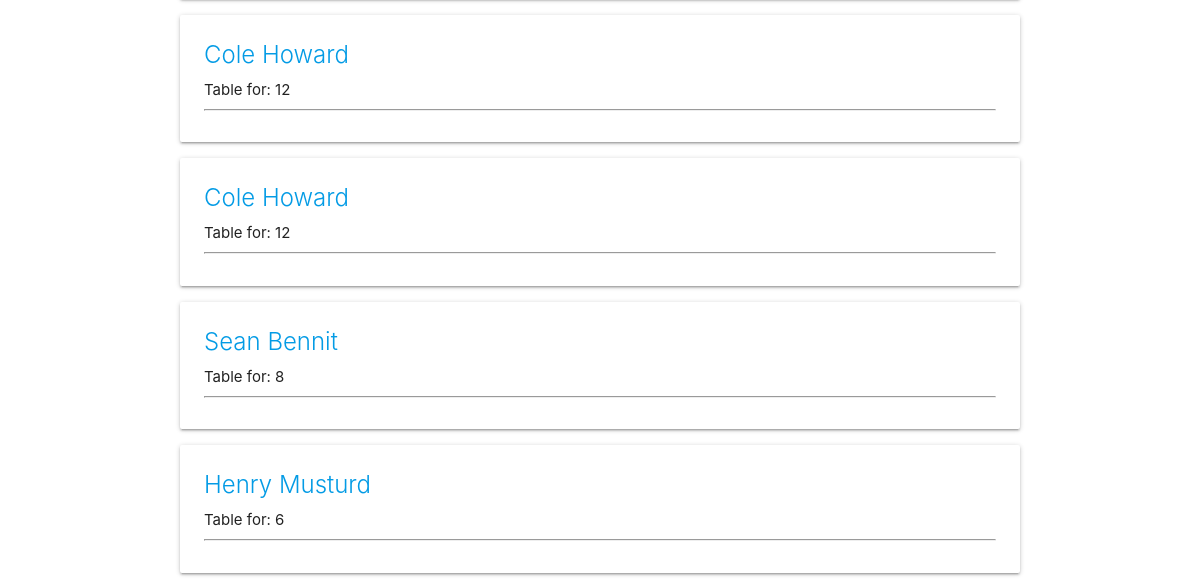
Before: /reserved-tables (lower part) with the older database file.
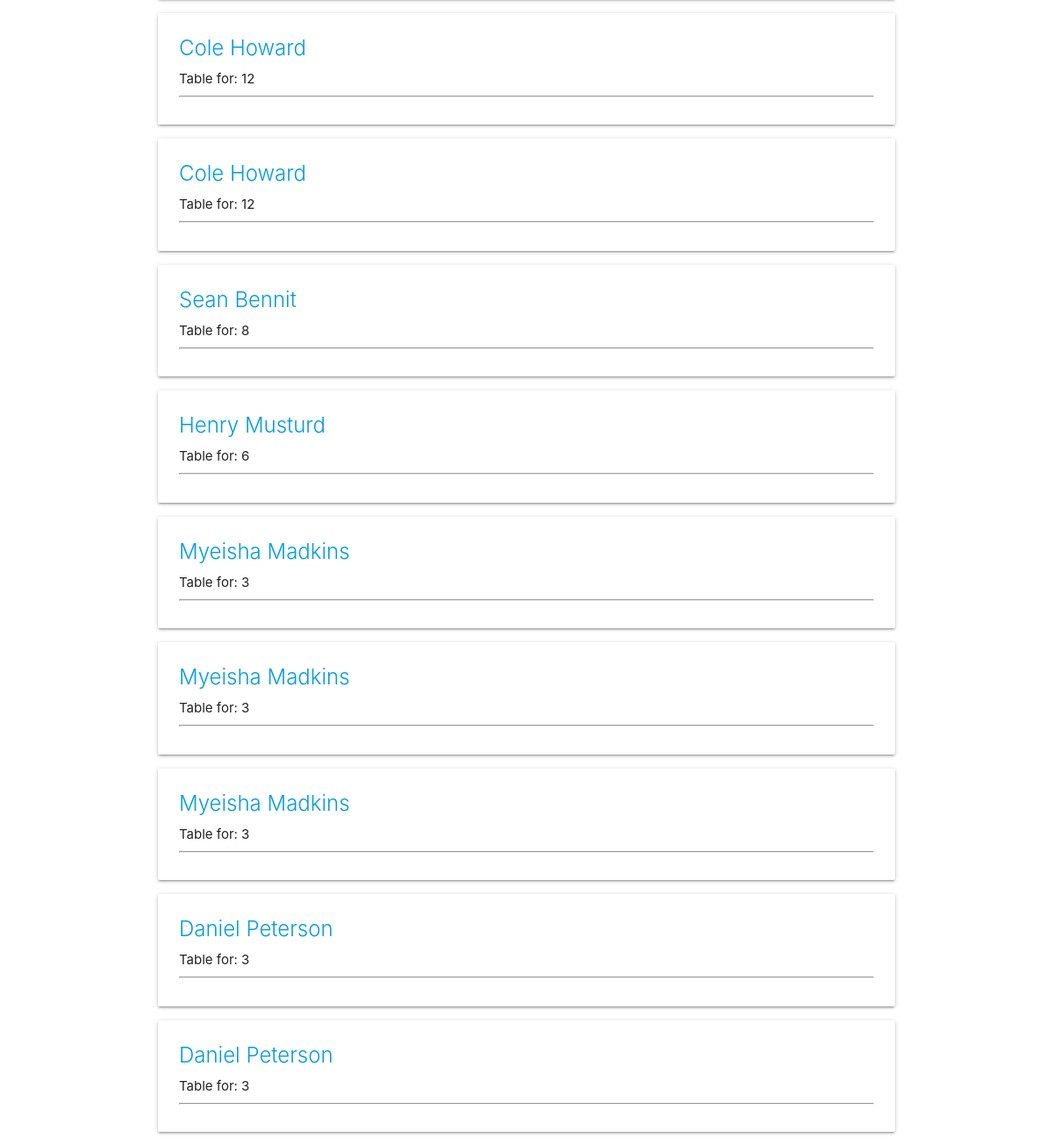
After: the same page with the newer database file.
### app/models.py (models this page shows, shortened)
class TableReservation(models.Model):
    f_name = models.TextField()
    l_name = models.TextField()
    phone_regex = RegexValidator(
        regex=
        r'^\s*(?:\+?(\d{1,3}))?[-. (]*(\d{3})[-. )]*(\d{3})[-. ]*(\d{4})(?: *x(\d+))?\s*$'
    )
    p_number = models.CharField(validators=[phone_regex], max_length=10)
    num_of_people = models.IntegerField()
    date = models.DateField()
    time = models.TimeField()
    email = models.EmailField()

### app/views.py (the view)
# urls.py: path("reserved-tables", views.ReservedTables.as_view(), name="reserved"),
class ReservedTables(View):
    def get(self, request):
        return render(request, "reservered-tables.html",
                      {"reserved": models.TableReservation.objects.all()})

### app/templates/reservered-tables.html (shortened to what this page needs)
{% extends 'base.html' %} {% block body %}
{% for table in reserved %}
<div class="container">
    <div class="card">
        <div class="card-content">
            <div>
                {% if reserved|length == 0 %}
                <p class="flow-text center-align red-text darken-3">No new reserved tables</p>
                {% else %}
                <a class="card-title" href="{% url 'reserved-table' table.id%}">{{ table.f_name }}
                    {{ table.l_name }}</a>
                <p>Table for: {{ table.num_of_people }}</p>
                {% endif %}
                <hr />
            </div>
        </div>
    </div>
</div>
{% endfor %} {% endblock body %}

### app/templates/base.html (shortened to what this page needs)
{% load static %}
<!DOCTYPE html>
<html lang="en">
<head>
    <link rel="stylesheet" href="{% static 'style.css' %}">
    <link rel="stylesheet" href="https://use.fontawesome.com/releases/v5.8.1/css/all.css"
>
    <link rel="stylesheet" href="https://cdnjs.cloudflare.com/ajax/libs/materialize/1.0.0/css/materialize.min.css" />
</head>
<body>
    {% block body %} {% endblock body %}
</body>
</html>

### app/static/style.css (style rules this page uses)
.card { margin-top: 16px !important }

Changed rows visible on the page:
added TableReservation: f_name "Myeisha", l_name "Madkins", num_of_people "3"
added TableReservation: f_name "Myeisha", l_name "Madkins", num_of_people "3"
added TableReservation: f_name "Myeisha", l_name "Madkins", num_of_people "3"
added TableReservation: f_name "Daniel", l_name "Peterson", num_of_people "3"
added TableReservation: f_name "Daniel", l_name "Peterson", num_of_people "3"
